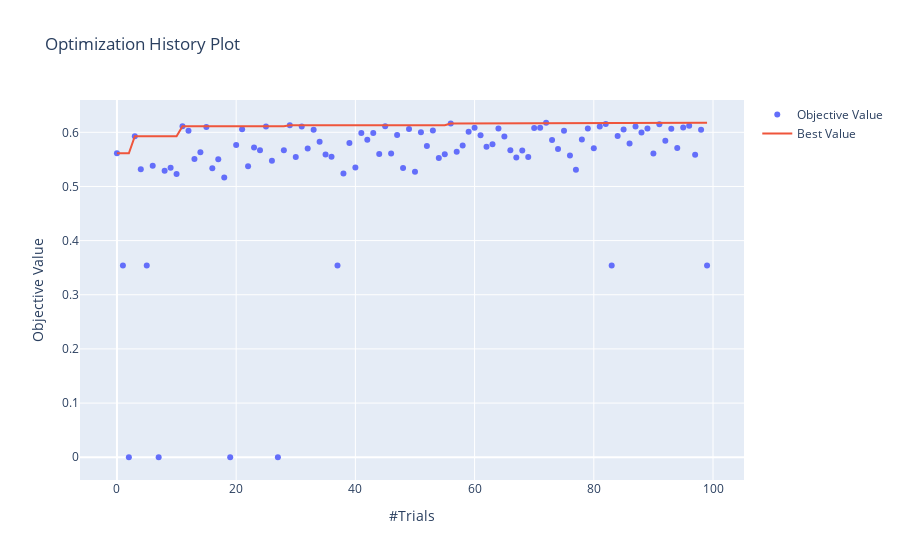

Notebook cell for this chart:
### Code cell
print('Highest F1 Score',study_rf_downsamp.best_value)

plot_optimization_history(study_rf_downsamp)
